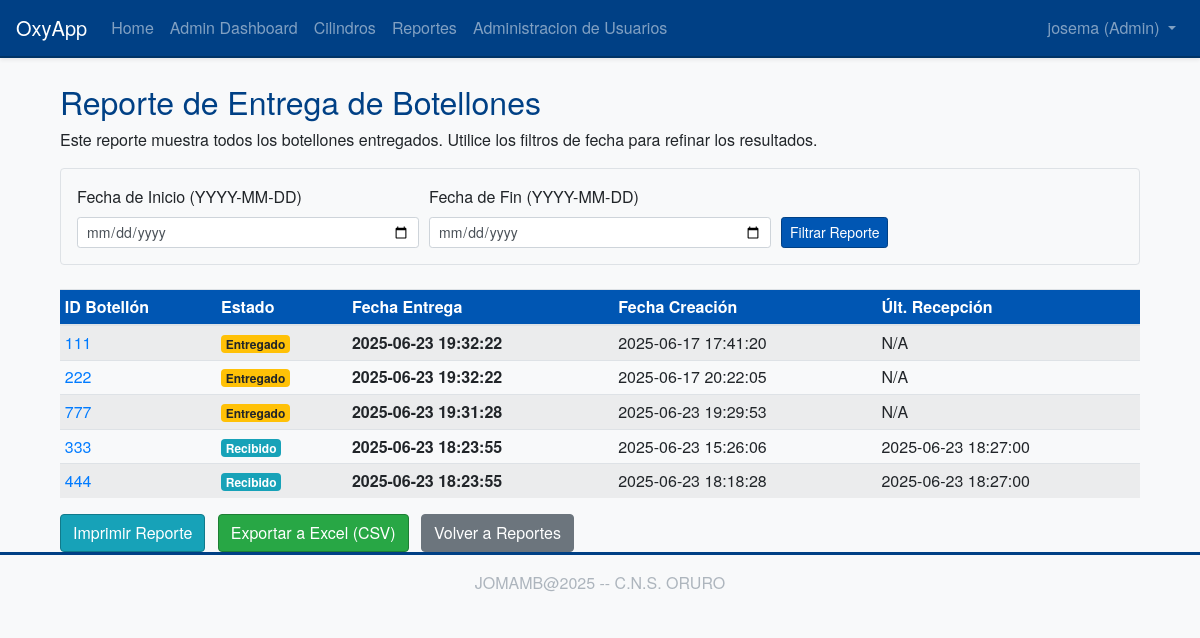
/reports/deliveries (signed in), run on the app's committed database.
### app/models/user.py (models this page shows, shortened)
class User(UserMixin, db.Model):
    id = db.Column(db.Integer, primary_key=True)
    username = db.Column(db.String(64), index=True, unique=True, nullable=False)
    email = db.Column(db.String(120), index=True, unique=True, nullable=False)
    password_hash = db.Column(db.String(128))
    nombre = db.Column(db.String(64), index=True, nullable=True)
    apellidos = db.Column(db.String(128), index=True, nullable=True)
    role = db.Column(db.String(10), default='user', nullable=False)

### app/models/cylinder.py (models this page shows, shortened)
class Cylinder(db.Model):
    __tablename__ = 'cylinder'
    id = db.Column(db.Integer, primary_key=True)
    cylinder_id_tag = db.Column(db.String(64), index=True, unique=True, nullable=False)
    status = db.Column(db.String(64), default='available', nullable=False)
    creation_date = db.Column(db.DateTime, index=True, default=datetime.utcnow)
    reception_date = db.Column(db.DateTime, nullable=True, index=True)
    delivery_date = db.Column(db.DateTime, nullable=True, index=True)
    marca = db.Column(db.String(80), nullable=True)
    color = db.Column(db.String(50), nullable=True)
    numero_serie = db.Column(db.String(80), nullable=True, index=True)

### app/routes/reports.py (the view)
@bp.route('/deliveries', methods=['GET', 'POST'])
@login_required
def cylinder_deliveries_report():
    form = DateRangeReportForm(request.form)
    query = Cylinder.query.filter(Cylinder.delivery_date.isnot(None))
    fecha_inicio_data = None
    fecha_fin_data = None
    if request.method == 'POST' and form.clear_filter.data:
        return redirect(url_for('reports.cylinder_deliveries_report'))
    if form.validate_on_submit() and form.submit_filter.data:
        fecha_inicio_data = form.fecha_inicio.data
        fecha_fin_data = form.fecha_fin.data
    elif request.method == 'GET':
        fecha_inicio_str = request.args.get('fecha_inicio')
        fecha_fin_str = request.args.get('fecha_fin')
        try:
            if fecha_inicio_str: fecha_inicio_data = datetime.strptime(fecha_inicio_str, '%Y-%m-%d').date()
            if fecha_fin_str: fecha_fin_data = datetime.strptime(fecha_fin_str, '%Y-%m-%d').date()
            form.fecha_inicio.data = fecha_inicio_data
            form.fecha_fin.data = fecha_fin_data
        except ValueError:
            flash('Formato de fecha inválido en URL. Use YYYY-MM-DD.', 'warning')
    if fecha_inicio_data:
        query = query.filter(Cylinder.delivery_date >= datetime.combine(fecha_inicio_data, time.min))
    if fecha_fin_data:
        query = query.filter(Cylinder.delivery_date <= datetime.combine(fecha_fin_data, time.max))
    page = request.args.get('page', 1, type=int)
    deliveries_pagination = query.order_by(Cylinder.delivery_date.desc()).paginate(
        page=page, per_page=15, error_out=False
    )
    pagination_params = {'page': deliveries_pagination.next_num}
    if fecha_inicio_data: pagination_params['fecha_inicio'] = fecha_inicio_data.strftime('%Y-%m-%d')
    if fecha_fin_data: pagination_params['fecha_fin'] = fecha_fin_data.strftime('%Y-%m-%d')
    next_url = url_for('reports.cylinder_deliveries_report', **pagination_params) if deliveries_pagination.has_next else None
    pagination_params['page'] = deliveries_pagination.prev_num
    prev_url = url_for('reports.cylinder_deliveries_report', **pagination_params) if deliveries_pagination.has_prev else None
    return render_template('reports/deliveries_report.html',
                           title='Reporte de Entrega de Botellones',
                           form=form,
                           cylinders=deliveries_pagination.items,
                           pagination=deliveries_pagination,
                           next_url=next_url, prev_url=prev_url,
                           current_fecha_inicio=fecha_inicio_data.strftime('%Y-%m-%d') if fecha_inicio_data else None,
                           current_fecha_fin=fecha_fin_data.strftime('%Y-%m-%d') if fecha_fin_data else None)

### app/forms.py
class DateRangeReportForm(FlaskForm):
    fecha_inicio = DateField('Fecha de Inicio (YYYY-MM-DD)', format='%Y-%m-%d', validators=[Optional()])
    fecha_fin = DateField('Fecha de Fin (YYYY-MM-DD)', format='%Y-%m-%d', validators=[Optional(), date_check])
    submit_filter = SubmitField('Filtrar Reporte')
    clear_filter = SubmitField('Limpiar Filtro')

### app/models/user.py (called while the page is built)
@login.user_loader
def load_user(id):
    return User.query.get(int(id))

### app/templates/reports/deliveries_report.html (shortened to what this page needs)
{% extends "base.html" %}
{% import "bootstrap_wtf.html" as wtf %}
{% block content %}
<div class="container mt-4">
    <div class="printable-area">
        <h2>{{ title }}</h2>
        <p class="report-description">Este reporte muestra todos los botellones entregados. Utilice los filtros de fecha para refinar los resultados.</p>
        <form method="POST" action="{{ url_for('reports.cylinder_deliveries_report') }}" class="mb-4 p-3 border rounded bg-light no-print">
            <div class="form-row align-items-end">
                <div class="col-md-4">
                    {{ form.fecha_inicio.label(class="form-control-label") }}
                    {{ form.fecha_inicio(class="form-control form-control-sm" + (" is-invalid" if form.fecha_inicio.errors else "")) }}
                </div>
                <div class="col-md-4">
                    {{ form.fecha_fin.label(class="form-control-label") }}
                    {{ form.fecha_fin(class="form-control form-control-sm" + (" is-invalid" if form.fecha_fin.errors else "")) }}
                </div>
                <div class="col-md-auto mb-2 mb-md-0">
                    {{ form.submit_filter(class="btn btn-primary btn-sm") }}
                </div>
            </div>
        </form>
        {% if cylinders %}
        <table class="table table-sm table-striped table-hover mt-3">
            <thead>
                <tr>
                    <th>ID Botellón</th>
                    <th>Estado</th>
                    <th>Fecha Entrega</th>
                    <th>Fecha Creación</th>
                    <th>Últ. Recepción</th>
                </tr>
            </thead>
            <tbody>
            {% for cylinder in cylinders %}
                <tr>
                    <td><a href="{{ url_for('cylinders.view_cylinder', cylinder_id=cylinder.id) }}">{{ cylinder.cylinder_id_tag }}</a></td>
                    <td>
                        <span class="badge badge-{% if cylinder.status == 'available' %}success{% elif cylinder.status == 'delivered' %}warning{% elif cylinder.status == 'received' %}info{% elif cylinder.status == 'maintenance' %}secondary{% elif cylinder.status == 'created' %}primary{% else %}light{% endif %}">
                            {% if cylinder.status == 'available' %}Disponible
                            {% elif cylinder.status == 'delivered' %}Entregado
                            {% elif cylinder.status == 'received' %}Recibido
                            {% elif cylinder.status == 'maintenance' %}Mantenimiento
                            {% elif cylinder.status == 'created' %}Creado
                            {% else %}{{ cylinder.status | title }}
                            {% endif %}
                        </span>
                    </td>
                    <td><strong>{{ cylinder.delivery_date.strftime('%Y-%m-%d %H:%M:%S') if cylinder.delivery_date else 'N/A' }}</strong></td>
                    <td>{{ cylinder.creation_date.strftime('%Y-%m-%d %H:%M:%S') if cylinder.creation_date else 'N/A' }}</td>
                    <td>{{ cylinder.reception_date.strftime('%Y-%m-%d %H:%M:%S') if cylinder.reception_date else 'N/A' }}</td>
                </tr>
                {% endfor %}
            </tbody>
        </table>
        {% else %}
        <div class="alert alert-info mt-3">
            No se encontraron botellones entregados para el rango de fechas seleccionado o no hay entregas registradas.
        </div>
        {% endif %}
    </div>
    <div class="mt-3 no-print">
        <button onclick="window.print();" class="btn btn-info mr-2">Imprimir Reporte</button>
        <a href="{{ url_for('reports.export_deliveries_csv', fecha_inicio=current_fecha_inicio, fecha_fin=current_fecha_fin) }}" class="btn btn-success mr-2">Exportar a Excel (CSV)</a>
        <a href="{{ url_for('reports.index') }}" class="btn btn-secondary">Volver a Reportes</a>
    </div>
</div>
{% endblock %}

### app/templates/base.html (shortened to what this page needs)
<!doctype html>
<html lang="en">
  <head>
    <link rel="stylesheet" href="https://stackpath.bootstrapcdn.com/bootstrap/4.5.2/css/bootstrap.min.css">
    <link rel="stylesheet" href="{{ url_for('static', filename='css/custom.css') }}">
    <link rel="stylesheet" href="{{ url_for('static', filename='css/print.css') }}" media="print">
  </head>
  <body>
    <nav class="navbar navbar-expand-lg navbar-dark bg-primary shadow-sm">
      <a class="navbar-brand" href="{{ url_for('main.index') }}">OxyApp</a>
      <div class="collapse navbar-collapse" id="navbarNav">
        <ul class="navbar-nav mr-auto">
          <li class="nav-item">
            <a class="nav-link" href="{{ url_for('main.index') }}">Home</a>
          </li>
          {% if current_user.is_authenticated %}
            {% if current_user.role == 'user' %}
            <li class="nav-item">
              <a class="nav-link" href="{{ url_for('main.dashboard') }}">Dashboard</a>
            </li>
            {% elif current_user.role == 'admin' %}
            <li class="nav-item">
              <a class="nav-link" href="{{ url_for('admin.dashboard') }}">Admin Dashboard</a>
            </li>
            {% endif %}
          <li class="nav-item">
            <a class="nav-link" href="{{ url_for('cylinders.index') }}">Cilindros</a>
          </li>
          <li class="nav-item">
            <a class="nav-link" href="{{ url_for('reports.index') }}">Reportes</a>
          </li>
          {% if current_user.role == 'admin' %}
          <li class="nav-item">
            <a class="nav-link" href="{{ url_for('admin.manage_users') }}">Administracion de Usuarios</a>
          </li>
          {% endif %}
          {% endif %}
        </ul>
        <ul class="navbar-nav">
          {% if current_user.is_anonymous %}
          <li class="nav-item">
            <a class="nav-link" href="{{ url_for('auth.login') }}">Login</a>
          </li>
          <li class="nav-item">
            <a class="nav-link btn btn-outline-light btn-sm" href="{{ url_for('auth.register') }}">Registro</a>
          </li>
          {% else %}
          <li class="nav-item dropdown">
            <a class="nav-link dropdown-toggle" href="#" id="navbarDropdown" role="button" data-toggle="dropdown" aria-haspopup="true" aria-expanded="false">
              {{ current_user.username }} ({{ current_user.role | title }})
            </a>
          </li>
          {% endif %}
        </ul>
      </div>
    </nav>
    <main role="main" class="container mt-4">
      {% block content %}{% endblock %}
    </main>
    <footer class="footer mt-auto py-3 bg-light text-center">
        <div class="container">
            <span class="text-muted">JOMAMB@2025 -- C.N.S. ORURO</span>
        </div>
    </footer>
  </body>
</html>

### app/static/css/custom.css (style rules this page uses)
body { font-family: 'Helvetica Neue', Helvetica, Arial, sans-serif; background-color: #f8f9fa; color: #212529; }
.navbar-dark.bg-primary { background-color: #004085 !important; border-bottom: 2px solid #003366; }
.navbar-dark .navbar-brand, .navbar-dark .navbar-brand:hover, .navbar-dark .navbar-brand:focus, .navbar-dark .nav-link { color: #ffffff; }
.btn-primary { background-color: #0056b3; border-color: #004085; }
.btn-success { background-color: #28a745; border-color: #1e7e34; }
.btn-info { background-color: #17a2b8; border-color: #117a8b; }
.footer { background-color: #343a40; color: #f8f9fa; padding-top: 1.5rem; padding-bottom: 1.5rem; border-top: 3px solid #004085; }
.footer .text-muted { color: #adb5bd !important; }
h1, h2, h3, h4, h5, .display-4 { color: #004085; }
.table thead th { background-color: #0056b3; color: #ffffff; }

### data on the page
User: username "josema", role "Admin"
Cylinder: cylinder_id_tag "111", status "Entregado", delivery_date "2025-06-23 19:32:22", creation_date "2025-06-17 17:41:20", reception_date "N/A"
Cylinder: cylinder_id_tag "222", status "Entregado", delivery_date "2025-06-23 19:32:22", creation_date "2025-06-17 20:22:05", reception_date "N/A"
Cylinder: cylinder_id_tag "777", status "Entregado", delivery_date "2025-06-23 19:31:28", creation_date "2025-06-23 19:29:53", reception_date "N/A"
Cylinder: cylinder_id_tag "333", status "Recibido", delivery_date "2025-06-23 18:23:55", creation_date "2025-06-23 15:26:06", reception_date "2025-06-23 18:27:00"
Cylinder: cylinder_id_tag "444", status "Recibido", delivery_date "2025-06-23 18:23:55", creation_date "2025-06-23 18:18:28", reception_date "2025-06-23 18:27:00"

### other printed values
{{ title }} "Reporte de Entrega de Botellones"
